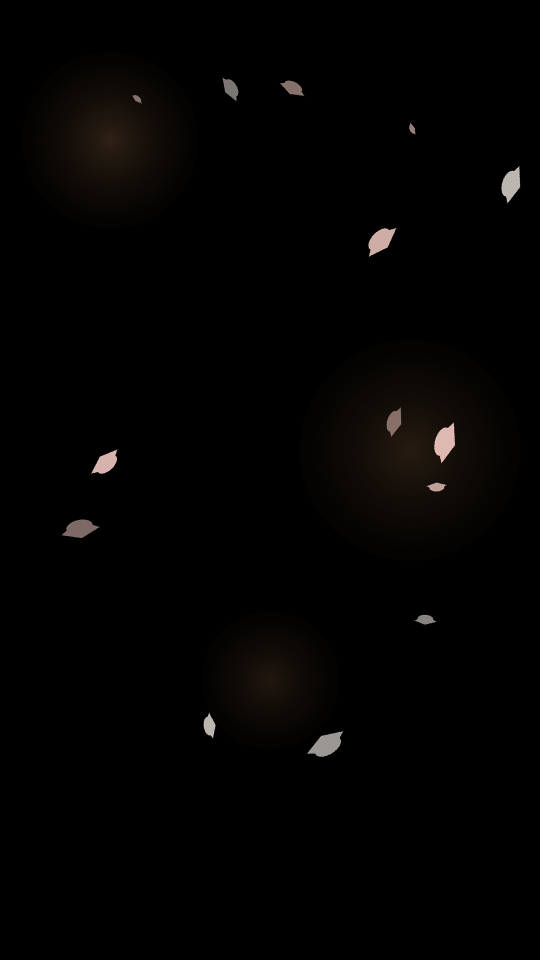
#> input picture content/oled/ceremony/petals/00.png, 1080 x 1920 px (shown at 1/2 size)
$ python -i render_oled.py   (imports and definitions only)
#> lines starting #> are read from the running program, lines starting #| are printed output that depends on the picture
"""Transparent-OLED overlay stills for The Ribbon.

Install files are RGB PNG, 1080x1920, with exact #000000. On the panel those
pixels are transparent. Do not use the preview JPGs on the glass.
"""

from __future__ import annotations

import json
import math
from pathlib import Path

import numpy as np
from PIL import Image, ImageDraw, ImageFont

ROOT = Path(__file__).resolve().parent
COUPLES = ROOT.parent / "couples"
CAST_PATH = COUPLES / "cast.json"
FONTS = ROOT / "fonts"
W, H = 1080, 1920

IVORY = (255, 248, 240)
GOLD = (232, 206, 164)
GOLD_DIM = (168, 142, 108)
BLUSH = (255, 214, 206)
ORANGE = (255, 176, 110)

TITLE_KO = str(FONTS / "GowunBatang-Bold.ttf")
BODY_KO = str(FONTS / "GowunBatang-Regular.ttf")
LATIN = str(FONTS / "Cinzel.ttf")
SANS_KO = r"C:\Windows\Fonts\NotoSansKR-VF.ttf"

# Single-hall per floor (1차 도입 기준: 층당 단독 홀의 시간대별 예식 안내, 임시 시각)
SAMPLE_HALLS = [
    {"hall": "12:00 예식", "time": "진행 예정", "id": "01"},
    {"hall": "14:00 예식", "time": "다음 예식", "id": "02"},
]


# [5 lines left out: function font, not called in this run]


def canvas() -> Image.Image:
    return Image.new("RGB", (W, H), (0, 0, 0))


# [5 lines left out: function crush, not called in this run]


def paste_rgba(base: Image.Image, layer: Image.Image) -> Image.Image:
    return Image.alpha_composite(base.convert("RGBA"), layer).convert("RGB")


# [15 lines left out: function orb, not called in this run]


def petal_sprite(length: int, width: int, color: tuple[int, int, int], alpha: int) -> Image.Image:
    im = Image.new("RGBA", (length + 8, width + 8), (0, 0, 0, 0))
    d = ImageDraw.Draw(im)
    fill = (*color, alpha)
    d.polygon(
        [(length * 0.5, 2), (length - 2, width * 0.62), (length * 0.5, width - 2), (2, width * 0.62)],
        fill=fill,
    )
    d.ellipse((length * 0.18, 2, length * 0.82, width * 0.72), fill=fill)
    return im


# [16 lines left out: functions draw_tracked, tracked_width, not called in this run]


def center_tracked(draw, text, y, face, fill, tracking) -> None:
    x = (W - tracked_width(text, face, tracking)) // 2
    draw_tracked(draw, text, (x, y), face, fill, tracking)


def line(draw, y, width, color, stroke=2) -> None:
    x0 = (W - width) // 2
    draw.line((x0, y, x0 + width, y), fill=color, width=stroke)


# [13 lines left out: function rings, not called in this run]


def given(full: str) -> str:
    return full[1:] if len(full) > 2 else full


def load_cast() -> list[dict]:
    data = json.loads(CAST_PATH.read_text(encoding="utf-8"))
    return data["couples"]


def save(im: Image.Image, path: Path) -> None:
    path.parent.mkdir(parents=True, exist_ok=True)
    crush(im).save(path, "PNG", optimize=True)


# [42 lines left out: functions render_initials, render_step, not called in this run]


def petal_frame(i: int, count: int = 24) -> Image.Image:
    im = canvas()
    rng = np.random.default_rng(11)
    layer = Image.new("RGBA", (W, H), (0, 0, 0, 0))
    for n in range(16):
        length = int(rng.integers(28, 90))
        width = max(14, length // 2)
        sprite = petal_sprite(length, width, BLUSH if n % 3 else IVORY, int(rng.integers(120, 220)))
        phase = float(rng.uniform(0, math.tau))
        speed = float(rng.uniform(90, 220))
        x0 = int(rng.integers(40, W - 80))
        y0 = int(rng.integers(0, H))
        drift = int(28 * math.sin(phase + i / count * math.tau))
        y = int((y0 + i / count * speed * 8) % (H + 200) - 100)
        x = max(0, min(W - sprite.size[0], x0 + drift))
        turned = sprite.rotate(phase * 57 + i * 6, expand=True, resample=Image.BICUBIC)
        layer.alpha_composite(turned, (x, y))
    for n, (cx, cy, rad, peak) in enumerate(
        ((220, 480, 260, 48), (820, 1100, 340, 40), (540, 1560, 220, 34))
    ):
        oy = int((cy + i * (18 + n * 7)) % (H + 400) - 200)
        im = paste_rgba(im, orb(cx, oy, rad, ORANGE, peak))
    return paste_rgba(im, layer)


# [174 lines left out: functions render_idle, render_halls, render_lobby_couple, render_frame, render_package, measure and 2 more, not called in this run]


# [2 lines not run here, left out]

>>> import cv2
>>> picture = cv2.imread('ceremony/petals/00.png', cv2.IMREAD_GRAYSCALE)
#> picture: shape (1920, 1080); min 0, max 239, mean 2.5
>>> result = petal_frame(picture)
#> in petal_frame, `im = canvas()`: im: PIL image 1080x1920 RGB; every value is 0
#> in petal_frame, `layer = Image.new("RGBA", (W, H), (0, 0, 0, 0))`: layer: PIL image 1080x1920 RGBA; every value is 0
#> the loop in petal_frame, `for n in range(16):` made 1 pass
#> pass 1, in petal_frame, `sprite = petal_sprite(length, width, BLUSH if n % 3 else IVORY, int(rn..`:
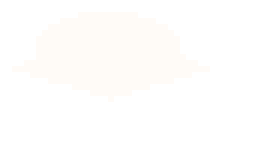
#> sprite: PIL image 44x26 RGBA (shown 6 times larger); mean R, G, B, A 66, 64.2, 62.1, 34.2; transparent parts drawn white
#> (the run stopped early here; a loop or call above may not have finished)
